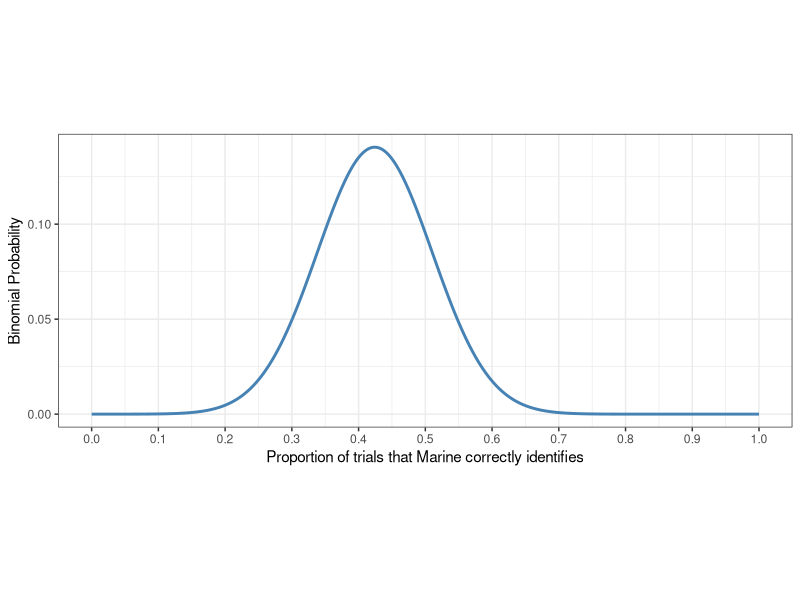

This figure's R source:
## ---- chunk 1
#| fig-pos: "H"
#| echo: false
library(tidyverse)
phat = 14/33
n = 33
x_norm <- tibble("x" = seq(0,1, 0.001),
                           "dnorm" = dnorm(x, 
                                           mean = phat, 
                                           sd = sqrt((phat*(1-phat))/n)
                                           )* (1 / n)
                           )
x_norm |> 
  ggplot(aes(x = x, y = dnorm)) +
  geom_line(color = "steelblue",
            size = 1
            ) +
  labs(x = "Proportion of trials that Marine correctly identifies",
       y = "Binomial Probability") +
  scale_x_continuous(limits = c(0, 1), breaks = seq(0, 1, 0.1)) +
  theme_bw() +
  theme(aspect.ratio = 0.4)
